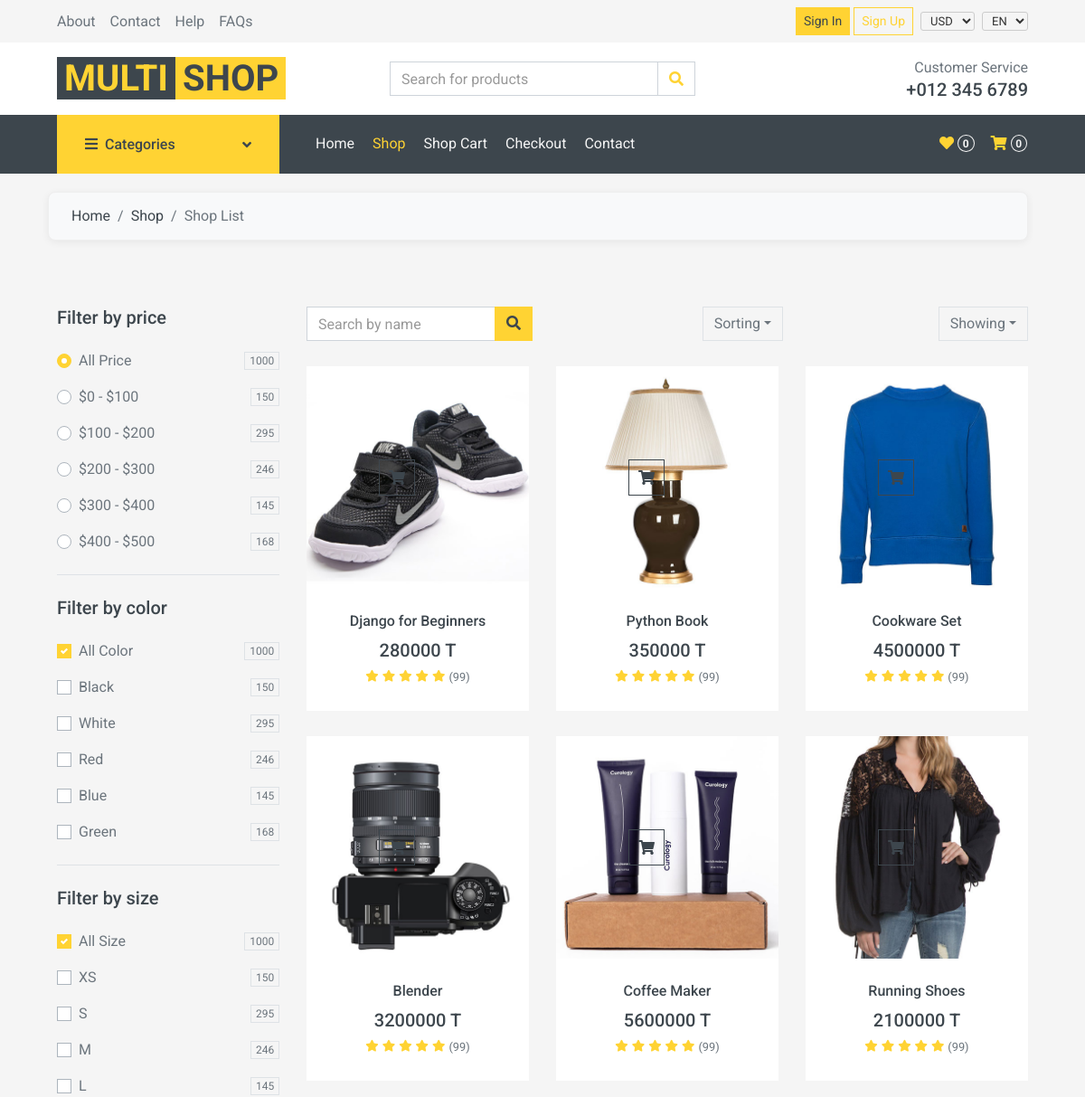
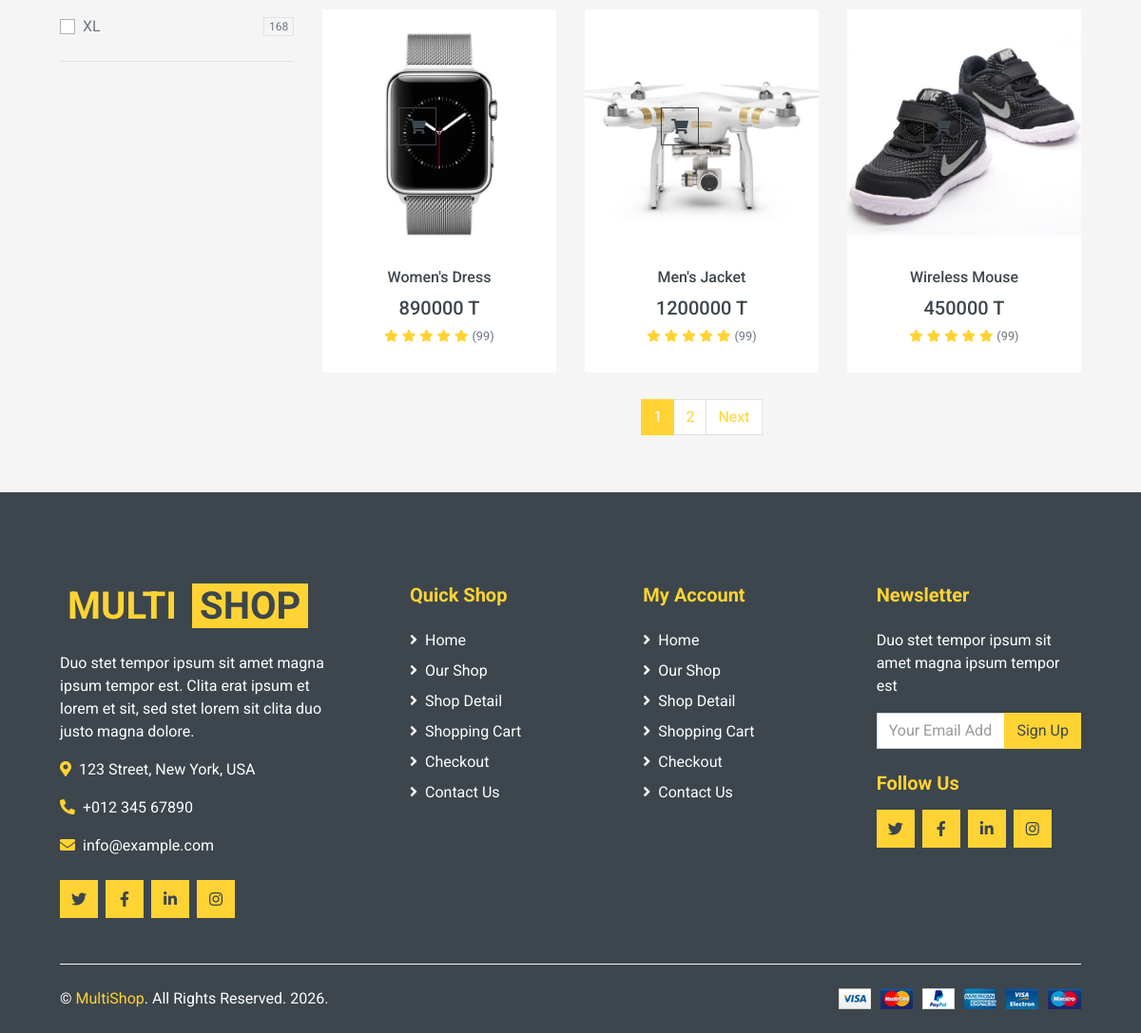
The app's page /shop/ with its own data (2 pictures, top to bottom).
### shop/models/product.py (models this page shows, shortened)
class Product(models.Model):
    category = models.ForeignKey(
        Category, on_delete=models.CASCADE, related_name="products"
    )
    name = models.CharField(max_length=200)
    description = models.TextField(blank=True)
    price = models.DecimalField(
        max_digits=12, decimal_places=0, help_text="Price in Toman"
    )
    stock = models.PositiveIntegerField(default=0)
    available = models.BooleanField(default=True)  # FIX: was missing, caused FieldError
    image = models.ImageField(upload_to="products/", blank=True, null=True)
    created = models.DateTimeField(auto_now_add=True)

### shop/views/products.py (the view)
# urls.py: path("shop/", products.product_list, name="product_list"),
def product_list(request):
    categories = Category.objects.all()
    products = Product.objects.filter(available=True).order_by("-created")
    selected_category = request.GET.get("category", "")
    if selected_category:
        products = products.filter(category__slug=selected_category)
    q = request.GET.get("q", "")
    if q:
        products = products.filter(name__icontains=q)
    paginator = Paginator(products, 9)
    page_number = request.GET.get("page")
    page_obj = paginator.get_page(page_number)
    return render(
        request,
        "shop/product_list.html",
        {
            "categories": categories,
            "products": page_obj,
            "page_obj": page_obj,
            "selected_category": selected_category,
            "q": q,
        },
    )

### templates/shop/product_list.html (shortened to what this page needs)
{% extends 'base.html' %}
{% load static %}
{% block content %}
<div class="container-fluid">
    <div class="row px-xl-5">
        <div class="col-12">
            <nav class="breadcrumb bg-light mb-30 p-0">
                <a class="breadcrumb-item text-dark" href="{% url 'shop:index' %}">Home</a>
                <a class="breadcrumb-item text-dark" href="{% url 'shop:product_list' %}">Shop</a>
                <span class="breadcrumb-item active">Shop List</span>
            </nav>
        </div>
    </div>
</div>
<div class="container-fluid pt-5">
    <div class="row px-xl-5">
        <div class="col-lg-3 col-md-4">
            <div class="border-bottom mb-4 pb-4">
                <h5 class="font-weight-semi-bold mb-4">Filter by price</h5>
                <form method="get">
                    <div class="custom-control custom-radio d-flex align-items-center justify-content-between mb-3">
                        <label class="custom-control-label" for="price-all">All Price</label>
                        <span class="badge border font-weight-normal">1000</span>
                    </div>
                    <div class="custom-control custom-radio d-flex align-items-center justify-content-between mb-3">
                        <label class="custom-control-label" for="price-1">$0 - $100</label>
                        <span class="badge border font-weight-normal">150</span>
                    </div>
                    <div class="custom-control custom-radio d-flex align-items-center justify-content-between mb-3">
                        <label class="custom-control-label" for="price-2">$100 - $200</label>
                        <span class="badge border font-weight-normal">295</span>
                    </div>
                    <div class="custom-control custom-radio d-flex align-items-center justify-content-between mb-3">
                        <label class="custom-control-label" for="price-3">$200 - $300</label>
                        <span class="badge border font-weight-normal">246</span>
                    </div>
                    <div class="custom-control custom-radio d-flex align-items-center justify-content-between mb-3">
                        <label class="custom-control-label" for="price-4">$300 - $400</label>
                        <span class="badge border font-weight-normal">145</span>
                    </div>
                    <div class="custom-control custom-radio d-flex align-items-center justify-content-between">
                        <label class="custom-control-label" for="price-5">$400 - $500</label>
                        <span class="badge border font-weight-normal">168</span>
                    </div>
                </form>
            </div>
            <div class="border-bottom mb-4 pb-4">
                <h5 class="font-weight-semi-bold mb-4">Filter by color</h5>
                <div class="custom-control custom-checkbox d-flex align-items-center justify-content-between mb-3">
                    <label class="custom-control-label" for="color-all">All Color</label>
                    <span class="badge border font-weight-normal">1000</span>
                </div>
                <div class="custom-control custom-checkbox d-flex align-items-center justify-content-between mb-3">
                    <label class="custom-control-label" for="color-1">Black</label>
                    <span class="badge border font-weight-normal">150</span>
                </div>
                <div class="custom-control custom-checkbox d-flex align-items-center justify-content-between mb-3">
                    <label class="custom-control-label" for="color-2">White</label>
                    <span class="badge border font-weight-normal">295</span>
                </div>
                <div class="custom-control custom-checkbox d-flex align-items-center justify-content-between mb-3">
                    <label class="custom-control-label" for="color-3">Red</label>
                    <span class="badge border font-weight-normal">246</span>
                </div>
                <div class="custom-control custom-checkbox d-flex align-items-center justify-content-between mb-3">
                    <label class="custom-control-label" for="color-4">Blue</label>
                    <span class="badge border font-weight-normal">145</span>
                </div>
                <div class="custom-control custom-checkbox d-flex align-items-center justify-content-between">
                    <label class="custom-control-label" for="color-5">Green</label>
                    <span class="badge border font-weight-normal">168</span>
                </div>
            </div>
            <div class="border-bottom mb-4 pb-4">
                <h5 class="font-weight-semi-bold mb-4">Filter by size</h5>
                <div class="custom-control custom-checkbox d-flex align-items-center justify-content-between mb-3">
                    <label class="custom-control-label" for="size-all">All Size</label>
                    <span class="badge border font-weight-normal">1000</span>
                </div>
                <div class="custom-control custom-checkbox d-flex align-items-center justify-content-between mb-3">
                    <label class="custom-control-label" for="size-1">XS</label>
                    <span class="badge border font-weight-normal">150</span>
                </div>
                <div class="custom-control custom-checkbox d-flex align-items-center justify-content-between mb-3">
                    <label class="custom-control-label" for="size-2">S</label>
                    <span class="badge border font-weight-normal">295</span>
                </div>
                <div class="custom-control custom-checkbox d-flex align-items-center justify-content-between mb-3">
                    <label class="custom-control-label" for="size-3">M</label>
                    <span class="badge border font-weight-normal">246</span>
                </div>
                <div class="custom-control custom-checkbox d-flex align-items-center justify-content-between mb-3">
                    <label class="custom-control-label" for="size-4">L</label>
                    <span class="badge border font-weight-normal">145</span>
                </div>
                <div class="custom-control custom-checkbox d-flex align-items-center justify-content-between">
                    <label class="custom-control-label" for="size-5">XL</label>
                    <span class="badge border font-weight-normal">168</span>
                </div>
            </div>
        </div>
        <div class="col-lg-9 col-md-8">
            <div class="row pb-3">
                <div class="col-12 pb-1">
                    <div class="d-flex align-items-center justify-content-between mb-4">
                        <form action="{% url 'shop:product_list' %}" method="get">
                            <div class="input-group">
                                <input type="text" name="q" value="{{ q }}" class="form-control" placeholder="Search by name">
                                <div class="input-group-append">
                                    <button class="btn btn-primary"><i class="fa fa-search"></i></button>
                                </div>
                            </div>
                        </form>
                        <div class="dropdown ml-4">
                            <button class="btn border dropdown-toggle" type="button" data-toggle="dropdown">Sorting</button>
                        </div>
                        <div class="dropdown ml-2">
                            <button class="btn border dropdown-toggle" type="button" data-toggle="dropdown">Showing</button>
                        </div>
                    </div>
                </div>
                {% for product in products %}
                <div class="col-lg-4 col-md-6 col-sm-6 pb-1">
                    {% include 'components/card.html' with product=product %}
                </div>
                {% empty %}
                <div class="col-12 text-center py-5 text-muted">No products found.</div>
                {% endfor %}
                <div class="col-12 pb-1">
                    <nav aria-label="Page navigation">
                        <ul class="pagination justify-content-center mb-3">
                            {% for num in products.paginator.page_range %}
                            <li class="page-item {% if products.number == num %}active{% endif %}">
                                <a class="page-link" href="?page={{ num }}{% if q %}&q={{ q }}{% endif %}">{{ num }}</a>
                            </li>
                            {% endfor %}
                            {% if products.has_next %}
                            <li class="page-item"><a class="page-link" href="?page={{ products.next_page_number }}{% if q %}&q={{ q }}{% endif %}">Next</a></li>
                            {% endif %}
                        </ul>
                    </nav>
                </div>
            </div>
        </div>
    </div>
</div>
{% endblock %}

### templates/components/card.html (shortened to what this page needs)
{% load static %}
<div class="product-item bg-light mb-4">
    <div class="product-img position-relative overflow-hidden">
        {% if product.image %}
            <img class="img-fluid w-100" src="{{ product.image.url }}" alt="{{ product.name }}">
        {% else %}
            <img class="img-fluid w-100" src="{% static 'img/product-1.jpg' %}" alt="{{ product.name }}">
        {% endif %}
        <div class="product-action">
            <form method="post" action="{% url 'cart:add' product.pk %}" class="d-inline">
                <button type="submit" class="btn btn-outline-dark btn-square"><i class="fa fa-shopping-cart"></i></button>
            </form>
        </div>
    </div>
    <div class="text-center py-4">
        <a class="h6 text-decoration-none text-truncate" href="{% url 'shop:product_detail' product.pk %}">{{ product.name }}</a>
        <div class="d-flex align-items-center justify-content-center mt-2">
            <h5>{{ product.price|floatformat:0 }} T</h5>
        </div>
        <div class="d-flex align-items-center justify-content-center mb-1">
            <small class="fa fa-star text-primary mr-1"></small>
            <small class="fa fa-star text-primary mr-1"></small>
            <small class="fa fa-star text-primary mr-1"></small>
            <small class="fa fa-star text-primary mr-1"></small>
            <small class="fa fa-star text-primary mr-1"></small>
            <small>(99)</small>
        </div>
    </div>
</div>

### records on screen
Product: image (picture), name "Django for Beginners", price "280000"
Product: image (picture), name "Python Book", price "350000"
Product: image (picture), name "Cookware Set", price "4500000"
Product: image (picture), name "Blender", price "3200000"
Product: image (picture), name "Coffee Maker", price "5600000"
Product: image (picture), name "Running Shoes", price "2100000"
Product: image (picture), name "Women's Dress", price "890000"
Product: image (picture), name "Men's Jacket", price "1200000"
Product: image (picture), name "Wireless Mouse", price "450000"

### other values on screen
{{ num }} "1" "2"
